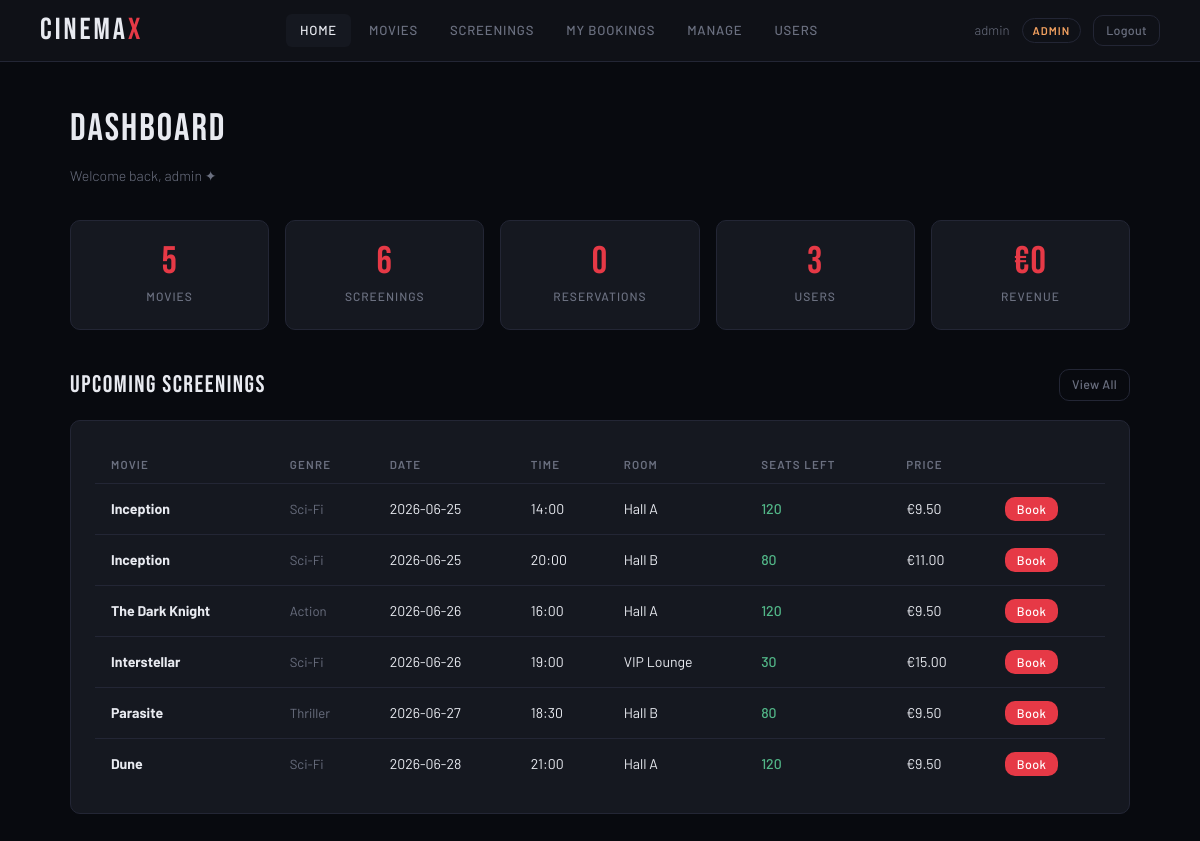
/index.php (signed in), run on the app's committed database.
### tables this page shows
CREATE TABLE screenings (
    id              INT AUTO_INCREMENT PRIMARY KEY,
    movie_id        INT  NOT NULL,
    room_id         INT  NOT NULL,
    screening_date  DATE NOT NULL,
    screening_time  TIME NOT NULL,
    price           DECIMAL(6,2) NOT NULL DEFAULT 8.50,
    seats_available INT NOT NULL,
    deleted_at      DATETIME DEFAULT NULL,
    FOREIGN KEY (movie_id) REFERENCES movies(id),
    FOREIGN KEY (room_id)  REFERENCES rooms(id)
);

CREATE TABLE movies (
    id           INT AUTO_INCREMENT PRIMARY KEY,
    title        VARCHAR(200) NOT NULL,
    genre        VARCHAR(80)  NOT NULL,
    duration     INT          NOT NULL COMMENT 'Duration in minutes',
    description  TEXT,
    release_year YEAR,
    created_at   DATETIME DEFAULT CURRENT_TIMESTAMP,
    deleted_at   DATETIME DEFAULT NULL
);

CREATE TABLE rooms (
    id         INT AUTO_INCREMENT PRIMARY KEY,
    name       VARCHAR(50) NOT NULL,
    capacity   INT         NOT NULL,
    deleted_at DATETIME DEFAULT NULL
);

### auth.php (called while the page is built, shortened)
<?php
function isAdmin(): bool {
    return ($_SESSION['role'] ?? '') === 'admin';
}

### index.php (the view, shortened to what this page needs)
<?php
require_once 'auth.php';
include 'header.php';
$db = new DbConnector('localhost', 'root', 'root', 'CINEMA_DB');
$stats = [];
if (isAdmin()) {
    $statsStmt = $db->query('CALL sp_dashboard_stats()');
    $stats = $statsStmt->fetch() ?: [];
}
$screenings = $db->query('
    SELECT s.id, s.screening_date, s.screening_time, s.price, s.seats_available,
           m.title AS movie_title, m.genre, m.duration,
           r.name  AS room_name,
           COUNT(res.id) AS reservation_count
    FROM screenings s
    JOIN movies m ON s.movie_id = m.id
    JOIN rooms  r ON s.room_id  = r.id
    LEFT JOIN reservations res ON res.screening_id = s.id AND res.status = "confirmed"
    WHERE s.deleted_at IS NULL
      AND s.screening_date >= CURDATE()
    GROUP BY s.id
    ORDER BY s.screening_date, s.screening_time
    LIMIT 8
')->fetchAll();
?>
<!DOCTYPE html>
<html lang="en">
<head>
    <link rel="stylesheet" href="style.css">
</head>
<body>
<div class="container">
    <div class="page-title">Dashboard</div>
    <p class="page-subtitle">Welcome back, <?php echo htmlspecialchars($_SESSION['username']); ?> ✦</p>
    <?php if (isAdmin() && $stats): ?>
    <div class="stats-grid">
        <div class="stat-card" style="animation-delay:.05s">
            <div class="stat-value"><?php echo (int)$stats['total_movies']; ?></div>
            <div class="stat-label">Movies</div>
        </div>
        <div class="stat-card" style="animation-delay:.10s">
            <div class="stat-value"><?php echo (int)$stats['total_screenings']; ?></div>
            <div class="stat-label">Screenings</div>
        </div>
        <div class="stat-card" style="animation-delay:.15s">
            <div class="stat-value"><?php echo (int)$stats['total_reservations']; ?></div>
            <div class="stat-label">Reservations</div>
        </div>
        <div class="stat-card" style="animation-delay:.20s">
            <div class="stat-value"><?php echo (int)$stats['total_users']; ?></div>
            <div class="stat-label">Users</div>
        </div>
        <div class="stat-card" style="animation-delay:.25s">
            <div class="stat-value">€<?php echo number_format((float)$stats['total_revenue'], 0); ?></div>
            <div class="stat-label">Revenue</div>
        </div>
    </div>
    <?php endif; ?>
    <div class="section-header">
        <div class="section-title">Upcoming Screenings</div>
        <a href="screenings.php" class="btn btn-outline btn-sm">View All</a>
    </div>
    <div class="card">
        <div class="table-wrap">
            <table>
                <thead>
                    <tr>
                        <th>Movie</th>
                        <th>Genre</th>
                        <th>Date</th>
                        <th>Time</th>
                        <th>Room</th>
                        <th>Seats Left</th>
                        <th>Price</th>
                        <th></th>
                    </tr>
                </thead>
                <tbody>
                    <?php foreach ($screenings as $i => $s): ?>
                        <tr style="animation:fadeUp .3s ease <?php echo $i * 0.04; ?>s both">
                            <td><strong><?php echo htmlspecialchars($s['movie_title']); ?></strong></td>
                            <td><span style="color:var(--muted); font-size:.82rem"><?php echo htmlspecialchars($s['genre']); ?></span></td>
                            <td><?php echo htmlspecialchars($s['screening_date']); ?></td>
                            <td><?php echo htmlspecialchars(substr($s['screening_time'], 0, 5)); ?></td>
                            <td><?php echo htmlspecialchars($s['room_name']); ?></td>
                            <td>
                                <?php
                                $left = (int)$s['seats_available'];
                                $color = $left > 10 ? 'var(--success)' : ($left > 0 ? 'var(--gold)' : 'var(--danger)');
                                ?>
                                <span style="color:<?php echo $color; ?>; font-weight:500"><?php echo $left; ?></span>
                            </td>
                            <td>€<?php echo number_format((float)$s['price'], 2); ?></td>
                            <td>
                                <?php if ($left > 0): ?>
                                    <a href="reserve.php?screening_id=<?php echo (int)$s['id']; ?>" class="btn btn-primary btn-sm">Book</a>
                                <?php else: ?>
                                    <span style="color:var(--danger); font-size:.78rem">Full</span>
                                <?php endif; ?>
                            </td>
                        </tr>
                    <?php endforeach; ?>
                </tbody>
            </table>
        </div>
    </div>
</div>
</body>
</html>

### style.css (style rules this page uses)
*, *::before, *::after { box-sizing: border-box; margin: 0; padding: 0; }
:root { --bg: #080a0f; --surface: #0f1117; --card: #151820; --border: #232635; --accent: #e63946; --gold: #f4a261; --text: #e8eaf0; --muted: #6b7080; --success: #52b788; --danger: #e63946; --radius: 10px; --font-display: 'Bebas Neue', sans-serif; --font-body: 'Barlow', sans-serif; }
body { background: var(--bg); color: var(--text); font-family: var(--font-body); font-weight: 300; min-height: 100vh; line-height: 1.6; }
.btn { display: inline-flex; align-items: center; gap: 6px; padding: 8px 20px; border-radius: var(--radius); font-family: var(--font-body); font-size: 0.84rem; font-weight: 500; cursor: pointer; text-decoration: none; border: none; transition: all 0.2s; letter-spacing: 0.3px; }
.btn-primary { background: var(--accent); color: #fff; }
.btn-outline { background: transparent; border: 1px solid var(--border); color: var(--muted); }
.btn-sm { padding: 5px 12px; font-size: 0.78rem; }
.container { max-width: 1100px; margin: 0 auto; padding: 36px 20px 80px; }
.page-title { font-family: var(--font-display); font-size: 2.4rem; letter-spacing: 2px; color: var(--text); margin-bottom: 6px; }
.page-subtitle { font-size: 0.88rem; color: var(--muted); margin-bottom: 32px; }
.card { background: var(--card); border: 1px solid var(--border); border-radius: var(--radius); padding: 24px; }
.table-wrap { overflow-x: auto; }
table { width: 100%; border-collapse: collapse; font-size: 0.88rem; }
thead th { text-align: left; padding: 12px 16px; font-size: 0.72rem; font-weight: 600; letter-spacing: 1.2px; text-transform: uppercase; color: var(--muted); border-bottom: 1px solid var(--border); }
tbody tr { border-bottom: 1px solid var(--border); transition: background 0.15s; }
tbody tr:last-child { border-bottom: none; }
tbody td { padding: 13px 16px; color: var(--text); vertical-align: middle; }
.stats-grid { display: grid; grid-template-columns: repeat(auto-fit, minmax(180px, 1fr)); gap: 16px; margin-bottom: 36px; }
.stat-card { background: var(--card); border: 1px solid var(--border); border-radius: var(--radius); padding: 22px 20px; text-align: center; animation: fadeUp 0.4s ease both; }
.stat-value { font-family: var(--font-display); font-size: 2.4rem; letter-spacing: 1px; color: var(--accent); line-height: 1; margin-bottom: 6px; }
.stat-label { font-size: 0.75rem; font-weight: 500; letter-spacing: 1px; text-transform: uppercase; color: var(--muted); }
.section-header { display: flex; align-items: center; justify-content: space-between; margin-bottom: 16px; }
.section-title { font-family: var(--font-display); font-size: 1.5rem; letter-spacing: 1.5px; color: var(--text); }

### data on the page
screenings: movie.title "Inception", movie.genre "Sci-Fi", screening_date "2026-06-25", screening_time "14:00", room.name "Hall A", seats_available "120", price "9.50"
screenings: movie.title "Inception", movie.genre "Sci-Fi", screening_date "2026-06-25", screening_time "20:00", room.name "Hall B", seats_available "80", price "11.00"
screenings: movie.title "The Dark Knight", movie.genre "Action", screening_date "2026-06-26", screening_time "16:00", room.name "Hall A", seats_available "120", price "9.50"
screenings: movie.title "Interstellar", movie.genre "Sci-Fi", screening_date "2026-06-26", screening_time "19:00", room.name "VIP Lounge", seats_available "30", price "15.00"
screenings: movie.title "Parasite", movie.genre "Thriller", screening_date "2026-06-27", screening_time "18:30", room.name "Hall B", seats_available "80", price "9.50"
screenings: movie.title "Dune", movie.genre "Sci-Fi", screening_date "2026-06-28", screening_time "21:00", room.name "Hall A", seats_available "120", price "9.50"

### other printed values
$_SESSION['username'] "admin"
$_SESSION['role'] "ADMIN"
$stats['total_movies'] "5"
$stats['total_screenings'] "6"
$stats['total_reservations'] "0"
$stats['total_users'] "3"
$stats['total_revenue'] "0"
